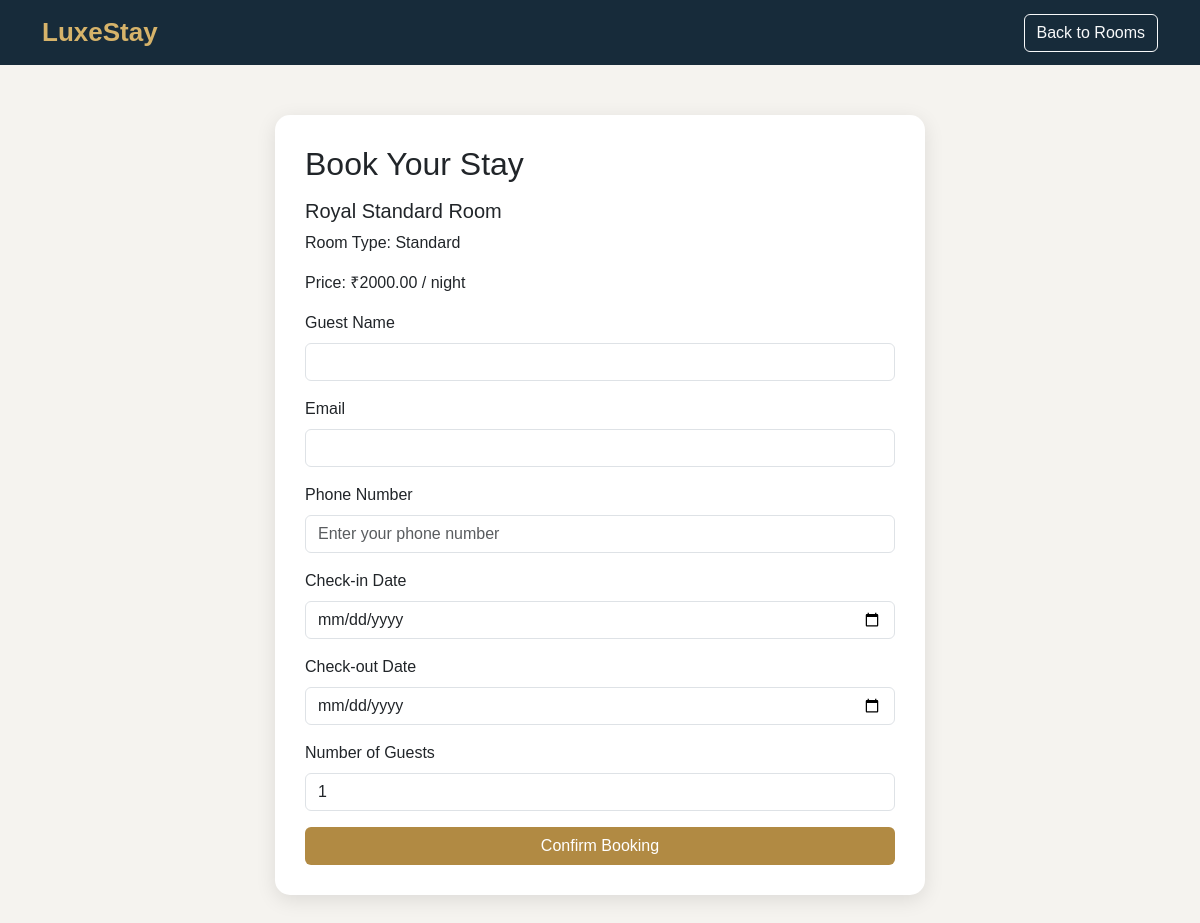
The page /rooms/book/1/ on the database its author committed.
### rooms/models.py (models this page shows, shortened)
class Room(models.Model):
    ROOM_TYPES = [
        ('Standard', 'Standard'),
        ('Deluxe', 'Deluxe'),
        ('Suite', 'Suite'),
    ]
    name = models.CharField(max_length=100)
    room_type = models.CharField(
        max_length=20,
        choices=ROOM_TYPES
    )
    price = models.DecimalField(
        max_digits=10,
        decimal_places=2
    )
    capacity = models.PositiveIntegerField()
    description = models.TextField()
    image = models.ImageField(
        upload_to='rooms/',
        blank=True,
        null=True
    )
    is_available = models.BooleanField(default=True)

### rooms/views.py (the view, shortened to what this page needs)
# urls.py: path('book/<int:room_id>/', views.book_room, name='book_room'),
def book_room(request, room_id):
    room = get_object_or_404(Room, id=room_id, is_available=True)
    error = ''
    return render(
        request,
        'rooms/book_room.html',
        {
            'room': room,
            'error': error,
        }
    )

### templates/rooms/book_room.html (shortened to what this page needs)
<!DOCTYPE html>
<html lang="en">
<head>
    <link href="https://cdn.jsdelivr.net/npm/bootstrap@5.3.3/dist/css/bootstrap.min.css" rel="stylesheet">
</head>
<body>
<nav class="navbar navbar-dark">
    <div class="container">
        <a class="navbar-brand" href="/">LuxeStay</a>
        <a href="/rooms/" class="btn btn-outline-light">Back to Rooms</a>
    </div>
</nav>
<div class="container">
    <div class="booking-card">
        <h2 class="mb-3">Book Your Stay</h2>
        <h5>{{ room.name }}</h5>
        <p>Room Type: {{ room.room_type }}</p>
        <p>Price: ₹{{ room.price }} / night</p>
        <form method="post">
            <div class="mb-3">
                <label class="form-label">Guest Name</label>
                <input type="text" name="guest_name" class="form-control" required>
            </div>
            <div class="mb-3">
                <label class="form-label">Email</label>
                <input type="email" name="guest_email" class="form-control" required>
            </div>
            <div class="mb-3">
    <label for="guest_phone" class="form-label">
        Phone Number
    </label>
    <input
        type="tel"
        name="guest_phone"
        id="guest_phone"
        class="form-control"
        placeholder="Enter your phone number"
    >
</div>
            <div class="mb-3">
                <label class="form-label">Check-in Date</label>
                <input type="date" name="check_in" class="form-control" required>
            </div>
            <div class="mb-3">
                <label class="form-label">Check-out Date</label>
                <input type="date" name="check_out" class="form-control" required>
            </div>
            <div class="mb-3">
                <label class="form-label">Number of Guests</label>
                <input type="number" name="guests" class="form-control"
                       min="1" max="{{ room.capacity }}" value="1" required>
            </div>
            <button type="submit" class="btn btn-book w-100">
                Confirm Booking
            </button>
        </form>
    </div>
</div>
</body>
</html>

### templates/rooms/book_room.html (style rules this page uses)
body { background: #f5f3ef; font-family: Arial, sans-serif; }
.navbar { background: #172b3a; }
.navbar-brand { color: #d6b36a; font-size: 26px; font-weight: bold; }
.booking-card { max-width: 650px; margin: 50px auto; padding: 30px; background: white; border-radius: 15px; box-shadow: 0 5px 20px rgba(0,0,0,0.1); }
.btn-book { background: #b18a43; color: white; }

### rows shown on the page
Room: name "Royal Standard Room", room_type "Standard", price "2000.00"
